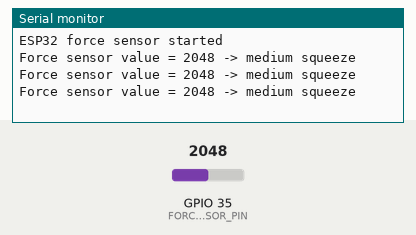
This sketch was run on a simulated ESP32. Parts: the last lines printed to the serial monitor. Inputs (shaded band) come from the test bench; at power-on: GPIO 35 (FORCE_SENSOR_PIN) = 2048 (analog values on the 0–4095 scale).

Above: at 1.3 s.
1.4 s: GPIO 35 (FORCE_SENSOR_PIN) set to 1460
At 1.9 s:
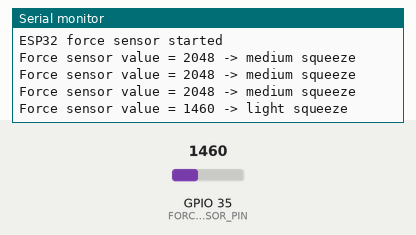
3.5 s: GPIO 35 (FORCE_SENSOR_PIN) set to 491
At 3.9 s:
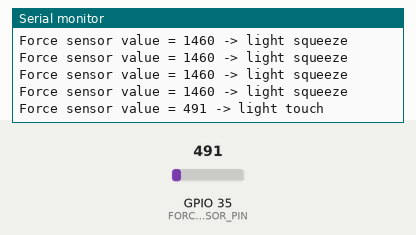
5.5 s: GPIO 35 (FORCE_SENSOR_PIN) set to 10
At 5.9 s:
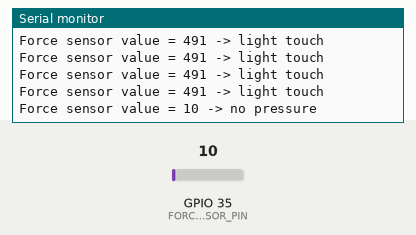
7.5 s: GPIO 35 (FORCE_SENSOR_PIN) set to 2840
At 7.9 s:
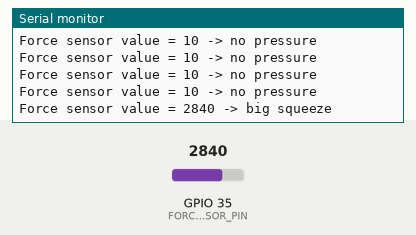

The sketch:

tft_clock.ino
```cpp
/*
  ESP32 force-sensitive resistor (FSR) example

  Voltage-divider wiring:
    3.3V --- FSR ---+--- GPIO 35
                    |
                   10 kOhm
                    |
                   GND
*/

const uint8_t FORCE_SENSOR_PIN = 35;
const unsigned long SAMPLE_INTERVAL_MS = 500;

void setup() {
  Serial.begin(115200);

  // Use the ESP32's 12-bit ADC range: 0 to 4095.
  analogReadResolution(12);
  analogSetPinAttenuation(FORCE_SENSOR_PIN, ADC_11db);

  Serial.println("ESP32 force sensor started");
}

void loop() {
  const int forceValue = analogRead(FORCE_SENSOR_PIN);

  Serial.print("Force sensor value = ");
  Serial.print(forceValue);

  if (forceValue < 50) {
    Serial.println(" -> no pressure");
  } else if (forceValue < 500) {
    Serial.println(" -> light touch");
  } else if (forceValue < 1500) {
    Serial.println(" -> light squeeze");
  } else if (forceValue < 2800) {
    Serial.println(" -> medium squeeze");
  } else {
    Serial.println(" -> big squeeze");
  }

  delay(SAMPLE_INTERVAL_MS);
}
```

Measured:
- after the input at 1.4 s, the serial monitor: prints a new line after 0.10 s (image 1)
- after the input at 3.5 s, the serial monitor: prints a new line at once (image 2)
- after the input at 5.5 s, the serial monitor: prints a new line at once (image 3)
- after the input at 7.5 s, the serial monitor: prints a new line at once (image 4)
